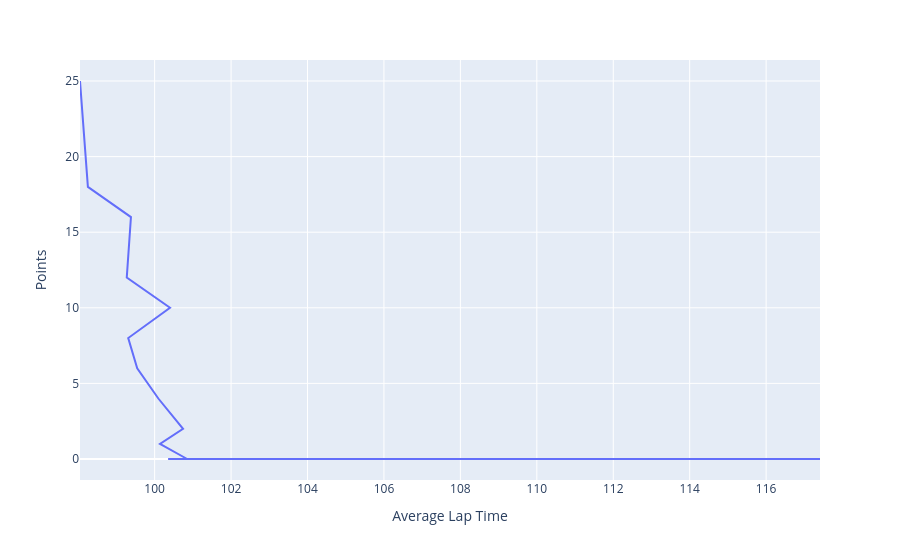

Notebook source saved alongside this figure:
### Code cell
join_res.plot(y='Points', x='Average Lap Time')

### Figure 1 — Plotly figure (JSON) as saved in the notebook; plotly's stock layout.template omitted (floating-point values rounded to 4 significant figures)
{"data": [{"hovertemplate": "Average Lap Time=%{x}<br>Points=%{y}<extra></extra>", "legendgroup": "", "line": {"color": "#636efa", "dash": "solid"}, "marker": {"symbol": "circle"}, "mode": "lines", "name": "", "orientation": "v", "showlegend": false, "type": "scatter", "x": [98.05, 98.25, 99.38, 99.27, 100.4, 99.31, 99.54, 100.1, 100.7, 100.1, 100.9, 100.7, 100.9, 101.4, 101.3, 101.9, 100.4, 102.8, 102.8, 117.4], "xaxis": "x", "y": [25.0, 18.0, 16.0, 12.0, 10.0, 8.0, 6.0, 4.0, 2.0, 1.0, 0.0, 0.0, 0.0, 0.0, 0.0, 0.0, 0.0, 0.0, 0.0, 0.0], "yaxis": "y"}], "layout": {"legend": {"tracegroupgap": 0}, "margin": {"t": 60}, "xaxis": {"anchor": "y", "domain": [0, 1], "title": {"text": "Average Lap Time"}}, "yaxis": {"anchor": "x", "domain": [0, 1], "title": {"text": "Points"}}}}
